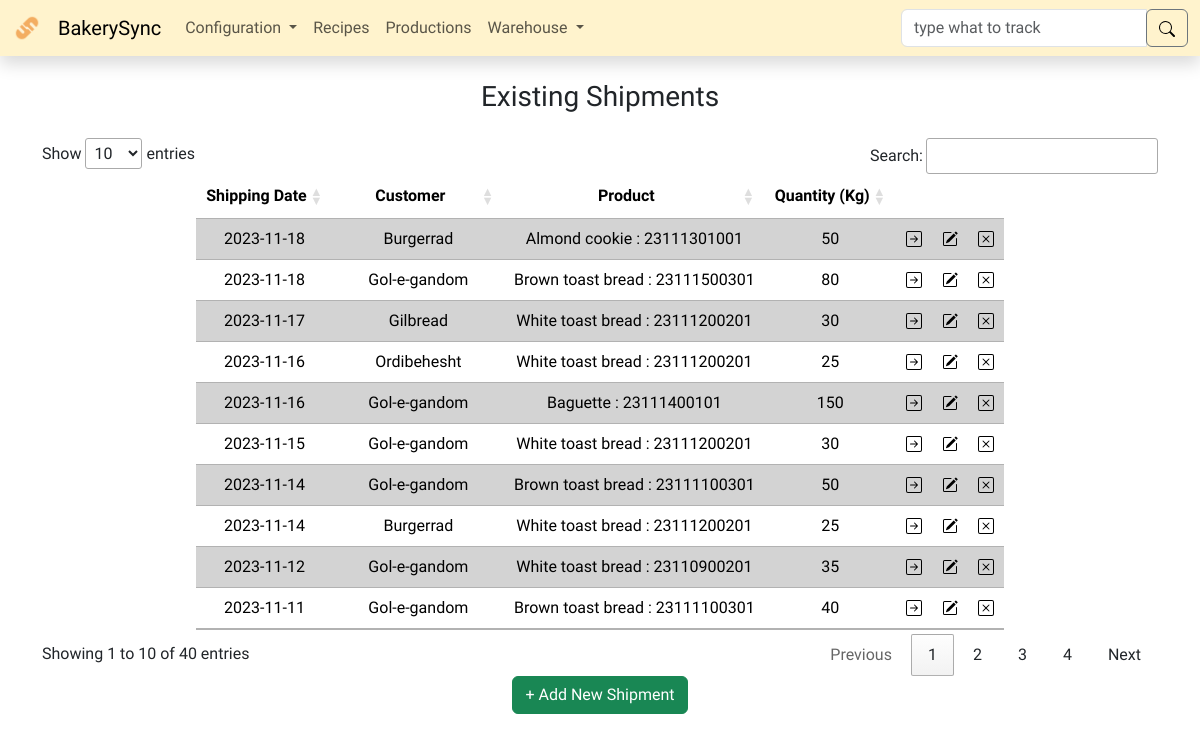
The app's page /shipments/ with its own data.
### models.py (models this page shows, shortened)
class BaseModel(db.Model):
    __abstract__ = True
    id = db.Column(db.Integer, primary_key=True)

class ProductShipment(BaseModel):
    production_id = db.Column(db.Integer, db.ForeignKey(
        Production.id), nullable=False)
    customer_id = db.Column(
        db.Integer, db.ForeignKey(Customer.id), nullable=False)
    shipping_date = db.Column(db.DateTime, nullable=False)
    quantity = db.Column(db.Integer, nullable=False)

class Customer(BaseModel):
    name = db.Column(db.String(255), unique=True, nullable=False)
    contact_person = db.Column(db.String(255))
    contact_information = db.Column(db.String(255))
    type = db.Column(db.String(255))
    location = db.Column(db.String(255))
    description = db.Column(db.String(255))
    shipments = db.relationship('ProductShipment', backref='customer')

class ProductType(BaseModel):
    name = db.Column(db.String(255), unique=True, nullable=False)
    productions = db.relationship('Production', backref='type')
    recipes = db.relationship('Recipe', backref='type')

class Production(BaseModel):
    print_batch = db.Column(db.String(255), unique=True, nullable=False)
    type_id = db.Column(db.Integer, db.ForeignKey(
        ProductType.id), nullable=False)
    production_time = db.Column(db.DateTime, nullable=False)
    recipe_id = db.Column(db.Integer, db.ForeignKey(Recipe.id), nullable=False)
    quantity = db.Column(db.Integer, nullable=False)
    shipments = db.relationship('ProductShipment', backref='production')
    ingredients = db.relationship(
        'IngredientArrival',
        secondary=production_arrival_association,
        back_populates='productions'
    )
    @property
    def stock(self):
        total_shipment = sum(shipment.quantity for shipment in self.shipments)
        stock = self.quantity - total_shipment
        return round(stock, 1)

### routes/shipments.py (the view)
@shipments_bp.route('/', methods=['GET', 'POST'])
def shipments():
    if request.method == 'POST':
        production_id = request.form['production_id']
        customer_id = request.form['customer_id']
        shipping_date_str = request.form['shipping_date']
        quantity_str = request.form['quantity']
        production = Production.query.filter_by(
            id=production_id).first()
        customer = Customer.query.filter_by(
            id=customer_id).first()
        if production and customer:
            try:
                shipping_date = datetime.fromisoformat(shipping_date_str)
                quantity = float(quantity_str)
            except ValueError:
                flash('Can not add! - Invalid date or quantity format', 'danger')
                return redirect(url_for('shipments.shipments'))
            except Exception as e:
                flash(f'Can not add! - Error: {str(e)}', 'warning')
                return redirect(url_for('shipments.shipments'))
        else:
            flash('Can not add! - Invalid production or customer', 'warning')
            return redirect(url_for('shipments.shipments'))
        if quantity < 1 or quantity > production.stock:
            flash('Can not add! - Quantity value is invalid', 'warning')
            return redirect(url_for('shipments.shipments'))
        if shipping_date < production.production_time:
            flash('Can not add! - Shipping date can not be before production', 'warning')
            return redirect(url_for('shipments.shipments'))
        new_shipment = ProductShipment(
            production_id=production_id,
            customer_id=customer_id,
            shipping_date=shipping_date,
            quantity=quantity
        )
        try:
            db.session.add(new_shipment)
            db.session.commit()
            flash('New shipment added successfully', 'success')
            return redirect(url_for('shipments.shipments'))
        except Exception as e:
            flash(f'Can not add! - Error: {str(e)}', 'warning')
            db.session.rollback()  # Rollback any changes to the database
            return redirect(url_for('shipments.shipments'))
    else:
        shipments = ProductShipment.query.all()
        productions = Production.query.order_by(
            Production.type_id, Production.production_time).all()
        customers = Customer.query.order_by(Customer.name).all()
        context = {
            'shipments': shipments,
            'productions': productions,
            'customers': customers
        }
        return render_template('shipments.html', **context)

### app.py (called while the page is built)
@app.after_request
def after_request(response):
    response.headers["Cache-Control"] = "no-cache, no-store, must-revalidate"
    response.headers["Expires"] = 0
    response.headers["Pragma"] = "no-cache"
    return response

@app.template_filter('escape_html')
def escape_html_filter(s):
    result = ""
    for c in s:
        if c in ["'", '"']:
            result += "\\" + c
        else:
            result += c
    return result

### templates/shipments.html (shortened to what this page needs)
{% extends "layout.html" %}
{%block main %}
<div class="container mx-auto text-center">
  <h3 class="my-4">Existing Shipments</h3>
  <table id="shipment_table" class="table table-striped w-auto mx-auto">
    <thead>
      <tr>
        <th>Shipping Date</th>
        <th>Customer</th>
        <th>Product</th>
        <th>Quantity (Kg)</th>
        <th></th>
        <th></th>
        <th></th>
      </tr>
    </thead>
    <tbody>
      {% for shipment in shipments %}
      <tr>
        <td>{{ shipment.shipping_date.strftime('%Y-%m-%d') }}</td>
        <td>{{ shipment.customer.name }}</td>
        <td>{{ shipment.production.type.name }} : {{ shipment.production.print_batch }}</td>
        <td>{{ shipment.quantity }}</td>
        <td>
          <form action="{{ url_for('shipments.track') }}" method="post">
            <input
              type="image"
              src="/static/icons/arrow-right-square.svg"
              alt="track"
              name="shipment_track"
              title="Track this {{ shipment.production.type.name }} shipment"
            />
          </form>
        </td>
        <td>
          <img
            src="/static/icons/pencil-square.svg"
            alt="edit"
            name="shipment_edit"
            type="button"
            class="edit-shipment"
            title="Edit this {{ shipment.production.type.name }} shipment"
            data-bs-toggle="offcanvas"
            data-bs-target="#EditCanvas"
            aria-controls="EditCanvas"
            onclick="populateCanvas(
              '{{ shipment.id }}',
              '{{ shipment.production.id }}',
              '{{ shipment.customer_id }}',
              '{{ shipment.shipping_date }}',
              '{{ shipment.quantity }}'
            );"
          />
        </td>
        <td>
          <form
            id="del-{{ shipment.id }}"
            action="{{ url_for('shipments.delete_shipment') }}"
            method="post"
          >
            <img
              src="/static/icons/x-square.svg"
              alt="delete"
              name="shipment_delete"
              type="submit"
              title="Delete this {{ shipment.production.type.name }} shipment"
              onclick="return confirmDelete('del-{{ shipment.id }}', '{{ shipment.production.type.name|escape_html }} to {{ shipment.customer.name|escape_html }}');"
            />
          </form>
        </td>
      </tr>
      {% endfor %}
    </tbody>
  </table>
  <button
    class="btn btn-success"
    type="button"
    data-bs-toggle="offcanvas"
    data-bs-target="#AddCanvas"
    aria-controls="AddCanvas"
  >
    + Add New Shipment
  </button>
</div>
{% endblock %}

### static/styles.css (style rules this page uses)
body { font-family: "Dosis", sans-serif; }
table input { border: none; background: transparent; padding: 0; vertical-align: middle; }
td form, td strong { display: inline; }
table.dataTable thead th, table.dataTable thead td, table.dataTable tfoot th, table.dataTable tfoot td { text-align: center; }
.table { --bs-table-striped-bg: lightgray; }
td { vertical-align: middle; }

### records on screen
ProductShipment: shipping_date "2023-11-12", customer.name "Gol-e-gandom", production.type.name "White toast bread", production.print_batch "23110900201", quantity "35"
ProductShipment: shipping_date "2023-11-11", customer.name "Gol-e-gandom", production.type.name "Brown toast bread", production.print_batch "23111100301", quantity "40"
ProductShipment: shipping_date "2023-11-14", customer.name "Gol-e-gandom", production.type.name "Brown toast bread", production.print_batch "23111100301", quantity "50"
ProductShipment: shipping_date "2023-11-15", customer.name "Gol-e-gandom", production.type.name "White toast bread", production.print_batch "23111200201", quantity "30"
ProductShipment: shipping_date "2023-11-14", customer.name "Burgerrad", production.type.name "White toast bread", production.print_batch "23111200201", quantity "25"
ProductShipment: shipping_date "2023-11-16", customer.name "Ordibehesht", production.type.name "White toast bread", production.print_batch "23111200201", quantity "25"
ProductShipment: shipping_date "2023-11-17", customer.name "Gilbread", production.type.name "White toast bread", production.print_batch "23111200201", quantity "30"
ProductShipment: shipping_date "2023-11-18", customer.name "Burgerrad", production.type.name "Almond cookie", production.print_batch "23111301001", quantity "50"
ProductShipment: shipping_date "2023-11-16", customer.name "Gol-e-gandom", production.type.name "Baguette", production.print_batch "23111400101", quantity "150"
ProductShipment: shipping_date "2023-11-18", customer.name "Gol-e-gandom", production.type.name "Brown toast bread", production.print_batch "23111500301", quantity "80"
